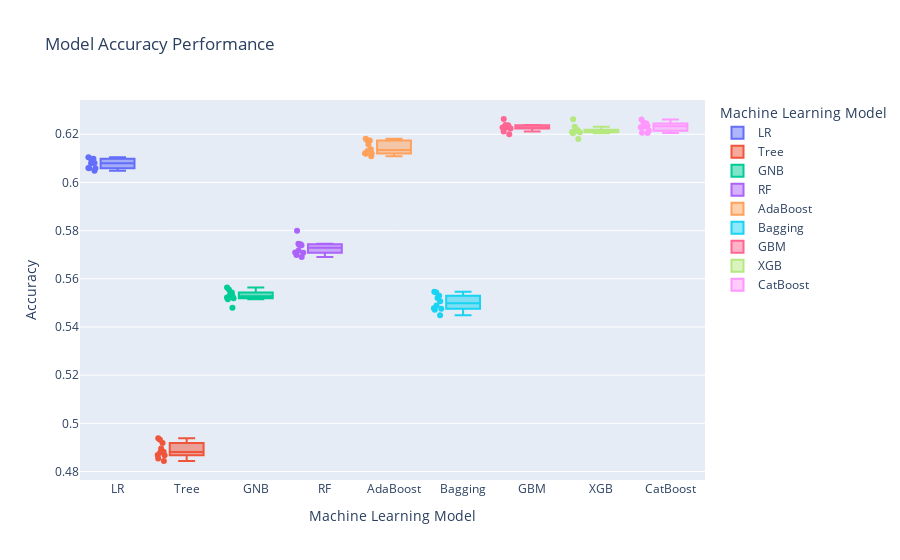

Notebook code for this chart:
### Markdown cell above
## Training Performance Boxplots

### Code cell
fig = px.box(classifmod, x="Model", y="Accuracy", color="Model", points='all',
             labels={"Model": "Machine Learning Model",
                     "Accuracy": "Accuracy"},
             title="Model Accuracy Performance")
fig.show()
fig.write_html("products/plots/model_train_accuracies.html")

### Figure 1 — Plotly figure (JSON) as saved in the notebook; plotly's stock layout.template omitted (floating-point values rounded to 4 significant figures)
{"data": [{"alignmentgroup": "True", "boxpoints": "all", "hovertemplate": "Machine Learning Model=%{x}<br>Accuracy=%{y}<extra></extra>", "legendgroup": "LR", "marker": {"color": "#636efa"}, "name": "LR", "notched": false, "offsetgroup": "LR", "orientation": "v", "showlegend": true, "type": "box", "x": ["LR", "LR", "LR", "LR", "LR", "LR", "LR", "LR", "LR", "LR"], "x0": " ", "xaxis": "x", "y": [0.6098, 0.6099, 0.608, 0.6059, 0.6049, 0.606, 0.608, 0.6059, 0.6104, 0.6086], "y0": " ", "yaxis": "y"}, {"alignmentgroup": "True", "boxpoints": "all", "hovertemplate": "Machine Learning Model=%{x}<br>Accuracy=%{y}<extra></extra>", "legendgroup": "Tree", "marker": {"color": "#EF553B"}, "name": "Tree", "notched": false, "offsetgroup": "Tree", "orientation": "v", "showlegend": true, "type": "box", "x": ["Tree", "Tree", "Tree", "Tree", "Tree", "Tree", "Tree", "Tree", "Tree", "Tree"], "x0": " ", "xaxis": "x", "y": [0.4868, 0.4879, 0.4938, 0.4882, 0.4844, 0.4854, 0.4896, 0.4868, 0.4919, 0.4932], "y0": " ", "yaxis": "y"}, {"alignmentgroup": "True", "boxpoints": "all", "hovertemplate": "Machine Learning Model=%{x}<br>Accuracy=%{y}<extra></extra>", "legendgroup": "GNB", "marker": {"color": "#00cc96"}, "name": "GNB", "notched": false, "offsetgroup": "GNB", "orientation": "v", "showlegend": true, "type": "box", "x": ["GNB", "GNB", "GNB", "GNB", "GNB", "GNB", "GNB", "GNB", "GNB", "GNB"], "x0": " ", "xaxis": "x", "y": [0.5522, 0.5519, 0.5537, 0.5515, 0.5543, 0.5564, 0.5556, 0.548, 0.5529, 0.5526], "y0": " ", "yaxis": "y"}, {"alignmentgroup": "True", "boxpoints": "all", "hovertemplate": "Machine Learning Model=%{x}<br>Accuracy=%{y}<extra></extra>", "legendgroup": "RF", "marker": {"color": "#ab63fa"}, "name": "RF", "notched": false, "offsetgroup": "RF", "orientation": "v", "showlegend": true, "type": "box", "x": ["RF", "RF", "RF", "RF", "RF", "RF", "RF", "RF", "RF", "RF"], "x0": " ", "xaxis": "x", "y": [0.574, 0.5708, 0.5739, 0.5698, 0.5709, 0.5744, 0.5718, 0.5691, 0.5746, 0.58], "y0": " ", "yaxis": "y"}, {"alignmentgroup": "True", "boxpoints": "all", "hovertemplate": "Machine Learning Model=%{x}<br>Accuracy=%{y}<extra></extra>", "legendgroup": "AdaBoost", "marker": {"color": "#FFA15A"}, "name": "AdaBoost", "notched": false, "offsetgroup": "AdaBoost", "orientation": "v", "showlegend": true, "type": "box", "x": ["AdaBoost", "AdaBoost", "AdaBoost", "AdaBoost", "AdaBoost", "AdaBoost", "AdaBoost", "AdaBoost", "AdaBoost", "AdaBoost"], "x0": " ", "xaxis": "x", "y": [0.6175, 0.612, 0.6131, 0.6109, 0.6121, 0.6119, 0.6181, 0.6174, 0.6157, 0.6138], "y0": " ", "yaxis": "y"}, {"alignmentgroup": "True", "boxpoints": "all", "hovertemplate": "Machine Learning Model=%{x}<br>Accuracy=%{y}<extra></extra>", "legendgroup": "Bagging", "marker": {"color": "#19d3f3"}, "name": "Bagging", "notched": false, "offsetgroup": "Bagging", "orientation": "v", "showlegend": true, "type": "box", "x": ["Bagging", "Bagging", "Bagging", "Bagging", "Bagging", "Bagging", "Bagging", "Bagging", "Bagging", "Bagging"], "x0": " ", "xaxis": "x", "y": [0.5546, 0.5471, 0.5529, 0.5449, 0.5478, 0.5543, 0.5489, 0.5507, 0.5476, 0.552], "y0": " ", "yaxis": "y"}, {"alignmentgroup": "True", "boxpoints": "all", "hovertemplate": "Machine Learning Model=%{x}<br>Accuracy=%{y}<extra></extra>", "legendgroup": "GBM", "marker": {"color": "#FF6692"}, "name": "GBM", "notched": false, "offsetgroup": "GBM", "orientation": "v", "showlegend": true, "type": "box", "x": ["GBM", "GBM", "GBM", "GBM", "GBM", "GBM", "GBM", "GBM", "GBM", "GBM"], "x0": " ", "xaxis": "x", "y": [0.6238, 0.6263, 0.6224, 0.62, 0.6228, 0.6212, 0.6229, 0.6229, 0.6229, 0.6237], "y0": " ", "yaxis": "y"}, {"alignmentgroup": "True", "boxpoints": "all", "hovertemplate": "Machine Learning Model=%{x}<br>Accuracy=%{y}<extra></extra>", "legendgroup": "XGB", "marker": {"color": "#B6E880"}, "name": "XGB", "notched": false, "offsetgroup": "XGB", "orientation": "v", "showlegend": true, "type": "box", "x": ["XGB", "XGB", "XGB", "XGB", "XGB", "XGB", "XGB", "XGB", "XGB", "XGB"], "x0": " ", "xaxis": "x", "y": [0.6231, 0.6262, 0.6208, 0.6204, 0.618, 0.6209, 0.6219, 0.6218, 0.6213, 0.6212], "y0": " ", "yaxis": "y"}, {"alignmentgroup": "True", "boxpoints": "all", "hovertemplate": "Machine Learning Model=%{x}<br>Accuracy=%{y}<extra></extra>", "legendgroup": "CatBoost", "marker": {"color": "#FF97FF"}, "name": "CatBoost", "notched": false, "offsetgroup": "CatBoost", "orientation": "v", "showlegend": true, "type": "box", "x": ["CatBoost", "CatBoost", "CatBoost", "CatBoost", "CatBoost", "CatBoost", "CatBoost", "CatBoost", "CatBoost", "CatBoost"], "x0": " ", "xaxis": "x", "y": [0.6249, 0.6261, 0.6229, 0.6205, 0.6207, 0.6234, 0.6214, 0.6231, 0.6244, 0.6241], "y0": " ", "yaxis": "y"}], "layout": {"boxmode": "overlay", "legend": {"title": {"text": "Machine Learning Model"}, "tracegroupgap": 0}, "title": {"text": "Model Accuracy Performance"}, "xaxis": {"anchor": "y", "categoryarray": ["LR", "Tree", "GNB", "RF", "AdaBoost", "Bagging", "GBM", "XGB", "CatBoost"], "categoryorder": "array", "domain": [0, 1], "title": {"text": "Machine Learning Model"}}, "yaxis": {"anchor": "x", "domain": [0, 1], "title": {"text": "Accuracy"}}}}
